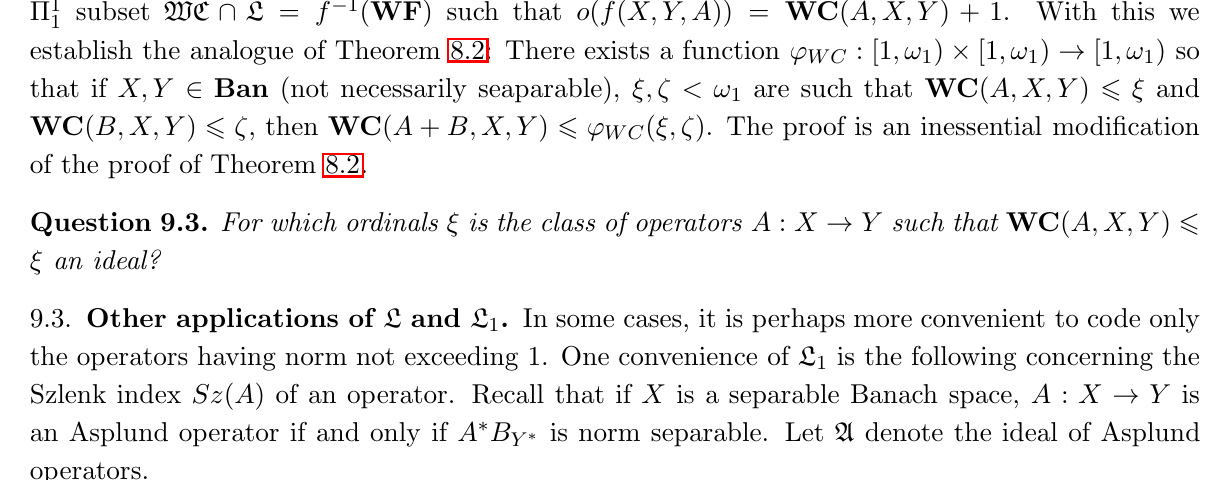
#> input picture packets/fa_banach_001_conditional_1507.06285_1507.06285_wc_james_wide_s_bridge_conditional/files/figures/question_crop.png, 1230 x 480 px, given in place of carbery_page_106_hi.png, which was not available
$ python crop_evidence.py
#> lines starting #> are read from the running program, lines starting #| are printed output that depends on the picture; pictures that were not available may be replaced by others from this repository, and a replacement may not be noted
from pathlib import Path

from PIL import Image


ROOT = Path(__file__).resolve().parents[1]
TMP = ROOT / "tmp"
FIGURES = ROOT / "figures"


def crop(src: str, box: tuple[int, int, int, int], dst: str) -> None:
#> called with src = 'carbery_page_106_hi.png', box = (300, 300, 1580, 1265), dst = 'open_problem_crop.png'
    image = Image.open(TMP / src)
#> image is the input picture: PIL image 1230x480 RGB; mean R, G, B 239.3, 239.1, 239.1
    image.crop(box).save(FIGURES / dst)
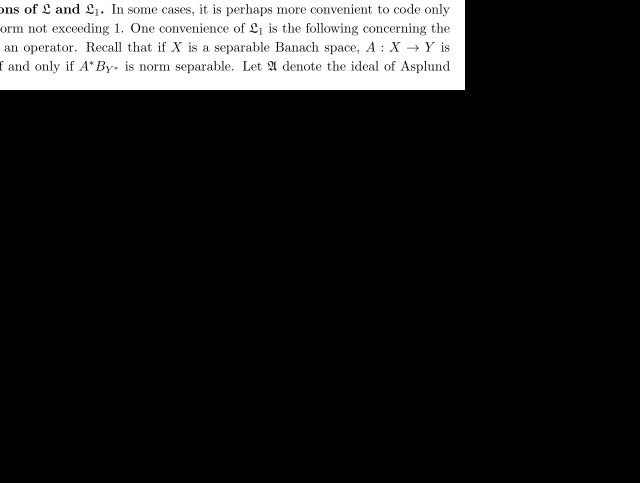
#> saved as open_problem_crop.png: PIL image 1280x965 RGB (shown at 1/2 size); min 0, max 255, mean 32.2


FIGURES.mkdir(exist_ok=True)

# Full readable text width around Carbery's Section 3.3, article p. 106.
crop(
    "carbery_page_106_hi.png",
    (300, 300, 1580, 1265),
    "open_problem_crop.png",
)

# The supporting paper's explicit affirmative answer and Theorem 1.1.
crop(
    "support_page_3_hi.png",
    (320, 380, 1585, 1430),
    "supporting_answer_crop.png",
)
#> call 2 of crop, with src = 'support_page_3_hi.png', box = (320, 380, 1585, 1430), dst = 'supporting_answer_crop.png'
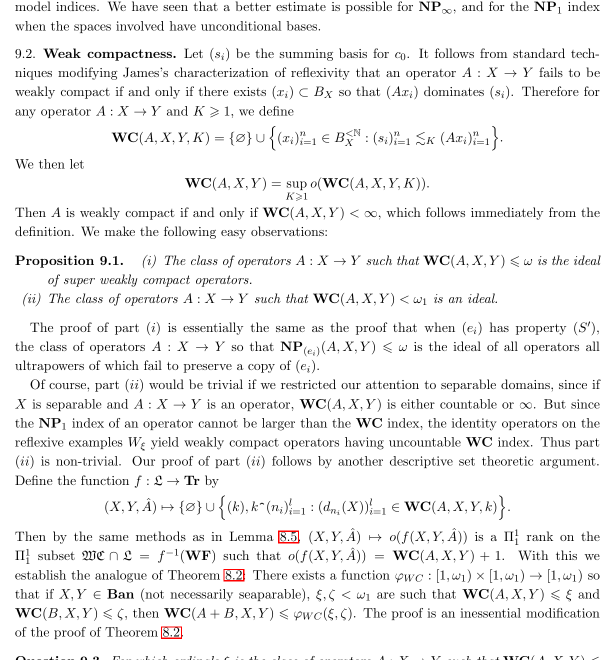
#> input picture packets/fa_banach_001_conditional_1507.06285_1507.06285_wc_james_wide_s_bridge_conditional/files/figures/open_problem_crop.png, 1230 x 1320 px, given in place of support_page_3_hi.png, which was not available (shown at 1/2 size)
#> in crop, image is the input picture: PIL image 1230x1320 RGB; mean R, G, B 240.9, 240.7, 240.7
#> in crop (call 2), `image.crop(box).save(FIGURES / dst)`:
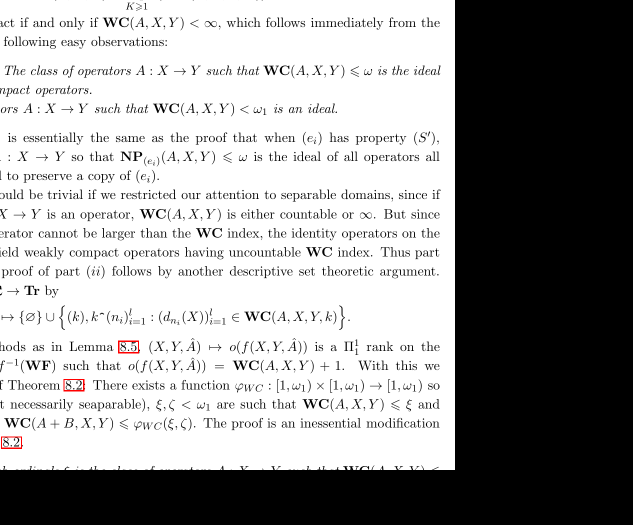
#> saved as supporting_answer_crop.png: PIL image 1265x1050 RGB (shown at 1/2 size); mean R, G, B 155.2, 155.1, 155.1
